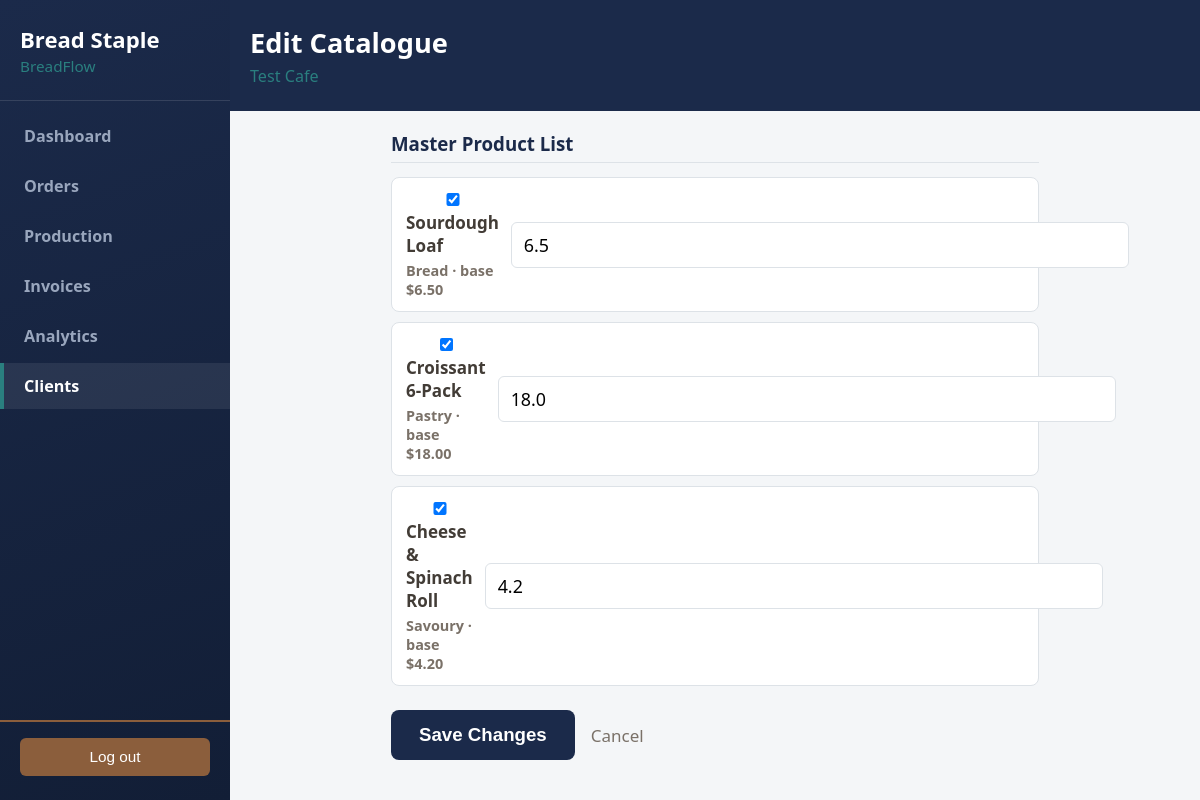
Page /owner/clients/1/products (signed in) on the earlier database version.
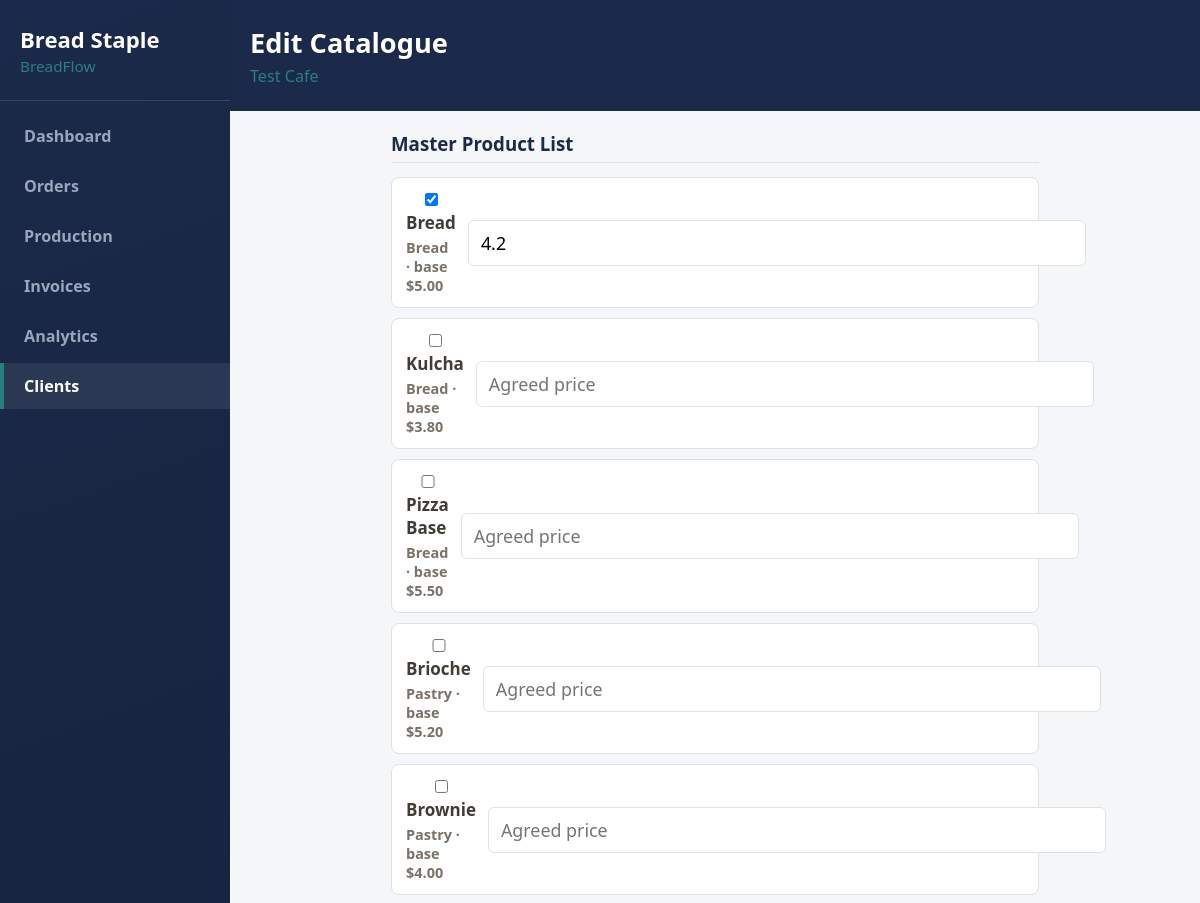
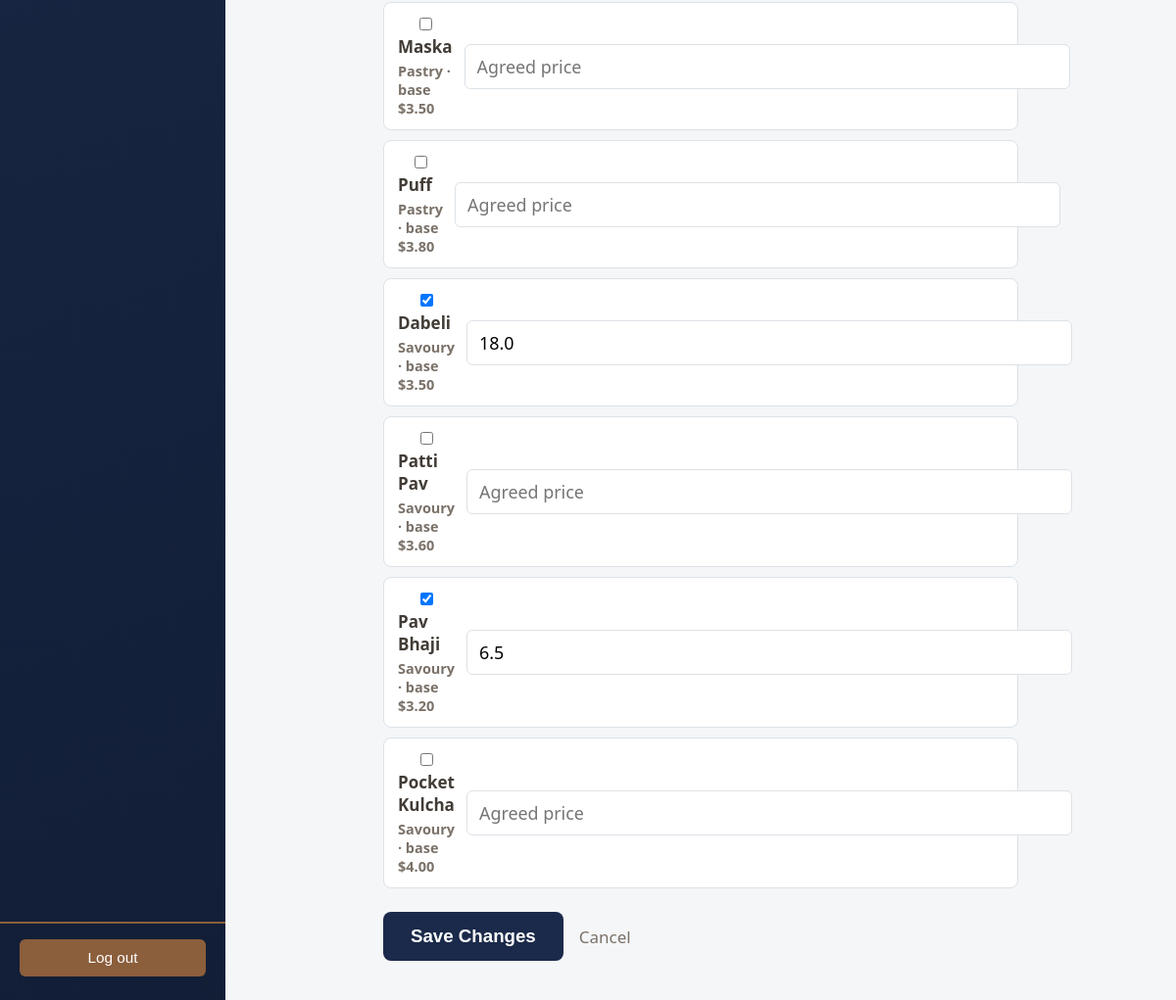
Same page on the later database version (2 pictures, top to bottom).
### tables this page shows
CREATE TABLE products (
    product_id   INTEGER PRIMARY KEY AUTOINCREMENT,
    product_name TEXT NOT NULL UNIQUE,
    category     TEXT NOT NULL CHECK (category IN ('Bread', 'Pastry', 'Savoury')),
    base_price   REAL NOT NULL CHECK (base_price > 0),
    pack_size    INTEGER NOT NULL CHECK (pack_size > 0)
, gst_applicable INTEGER NOT NULL DEFAULT 0 CHECK (gst_applicable IN (0, 1)));

CREATE TABLE client_products (
    catalogue_entry_id INTEGER PRIMARY KEY AUTOINCREMENT,
    client_id          INTEGER NOT NULL REFERENCES clients(client_id) ON DELETE CASCADE,
    product_id         INTEGER NOT NULL REFERENCES products(product_id) ON DELETE CASCADE,
    agreed_price       REAL NOT NULL CHECK (agreed_price > 0),  -- per-client negotiated price; overrides products.base_price
    pack_size          INTEGER NOT NULL CHECK (pack_size > 0),  -- per-client agreed pack size; overrides products.pack_size
    UNIQUE (client_id, product_id)
);

### routes/owner.py (the view, shortened to what this page needs)
@owner_bp.route("/owner/clients/<int:client_id>/products", methods=["GET", "POST"])
@login_required("owner")
def edit_client_products(client_id):
    client = Client.load_by_client_id(client_id)
    products = _all_products()
    if request.method == "GET":
        current_prices = {row["product_id"]: row["agreed_price"] for row in client.get_approved_products()}
        form_data = {}
        for product in products:
            if product["product_id"] in current_prices:
                form_data[f"product_{product['product_id']}"] = "on"
                form_data[f"price_{product['product_id']}"] = current_prices[product["product_id"]]
        return render_template(
            "owner_client_products.html", client=client, products=products,
            form_data=form_data, error=None,
        )

### app.py (called while the page is built)
@app.context_processor
def inject_owner_nav_data():
    if session.get("role") == "owner":
        return {"owner_pending_count": Order.count_pending()}
    return {}

### database/db.py (called while the page is built)
def get_db_connection():
    DATABASE_PATH.parent.mkdir(parents=True, exist_ok=True)
    connection = sqlite3.connect(DATABASE_PATH)
    connection.row_factory = sqlite3.Row
    connection.execute("PRAGMA foreign_keys = ON")
    return connection

### models/client.py (called while the page is built)
    @property
    def client_id(self):
        return self._client_id

    @property
    def business_name(self):
        return self._business_name

    @staticmethod
    def _from_joined_row(row):
        return Client(
            user_id=row["user_id"], email=row["email"], password_hash=row["password_hash"],
            is_active=row["is_active"], client_id=row["client_id"],
            business_name=row["business_name"], abn=row["abn"],
            delivery_zone=row["delivery_zone"], delivery_day1=row["delivery_day1"],
            delivery_day2=row["delivery_day2"], delivery_charge=row["delivery_charge"],
            internal_notes=row["internal_notes"], login_at=row["login_at"],
        )

### templates/owner_client_products.html (shortened to what this page needs)
{% extends "owner_base.html" %}
{% block owner_content %}
<div class="order-page">
    <header class="order-header">
        <h1>Edit Catalogue</h1>
        <p class="order-subtext">{{ client.business_name }}</p>
    </header>
    <main class="client-form-wrap">
        <form method="post" action="{{ url_for('owner.edit_client_products', client_id=client.client_id) }}" novalidate>
            <h2 class="form-section-title">Master Product List</h2>
            <div class="catalogue-list">
                {% for product in products %}
                <div class="catalogue-row">
                    <label class="catalogue-check">
                        <input type="checkbox" name="product_{{ product.product_id }}"
                               {% if form_data.get('product_' ~ product.product_id) %}checked{% endif %}>
                        {{ product.product_name }}
                        <span class="product-meta">{{ product.category }} &middot; base ${{ "%.2f"|format(product.base_price) }}</span>
                    </label>
                    <input type="number" min="0.01" step="0.01" class="catalogue-price"
                           name="price_{{ product.product_id }}" placeholder="Agreed price"
                           value="{{ form_data.get('price_' ~ product.product_id, '') }}">
                </div>
                {% endfor %}
            </div>
            <div class="client-form-actions">
                <button type="submit" class="btn-primary">Save Changes</button>
                <a class="btn-cancel" href="{{ url_for('owner.client_list') }}">Cancel</a>
            </div>
        </form>
    </main>
</div>
{% endblock %}

Differences in the rows shown:
removed products: product_id "☑", product_name "Sourdough Loaf", category "Bread", base_price "6.50", client_products.get "6.5"
removed products: product_id "☑", product_name "Cheese & Spinach Roll", category "Savoury", base_price "4.20", client_products.get "4.2"
added products: product_id "☑", product_name "Bread", category "Bread", base_price "5.00", client_products.get "4.2"
added products: product_name "Kulcha", category "Bread", base_price "3.80"
added products: product_name "Pizza Base", category "Bread", base_price "5.50"
added products: product_name "Brioche", category "Pastry", base_price "5.20"
added products: product_name "Brownie", category "Pastry", base_price "4.00"
added products: product_name "Maska", category "Pastry", base_price "3.50"
added products: product_name "Puff", category "Pastry", base_price "3.80"
changed products: product_name "Croissant 6-Pack" → "Dabeli"; category "Pastry" → "Savoury"; base_price "18.00" → "3.50"
added products: product_name "Patti Pav", category "Savoury", base_price "3.60"
added products: product_id "☑", product_name "Pav Bhaji", category "Savoury", base_price "3.20", client_products.get "6.5"
added products: product_name "Pocket Kulcha", category "Savoury", base_price "4.00"
